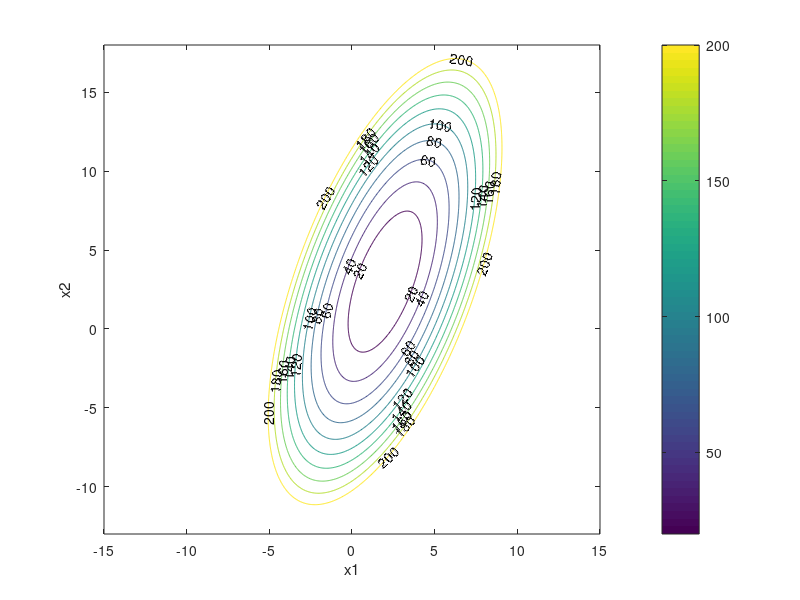

Reproduce this figure in MATLAB.
close all
mu = [2 3];
Sigma=[0.25 0.3; 0.3 1];
% Precalcolo l'inversa
SigmaInv = inv(Sigma);

x1 = -15:.05:15;
x2 = -13:.05:18;
l1=length(x1);
l2=length(x2);
% Si inizializza la matrice Q che conterrà
% il valore della funzione in corrispondenza di ogni
% combinazione di x1 e x2
Q=zeros(l1,l2);
for i=1:l1
    for j=1:l2
        x=[x1(i) x2(j)]-mu;
        Q(i,j)=x*SigmaInv*x';
    end
end
contour(x1,x2,Q',0:20:200,'ShowText','on')
xlabel('x1')
ylabel('x2')
% Aggiunta della barra di colore
colorbar

% print -depsc figs\curveliv.eps;
